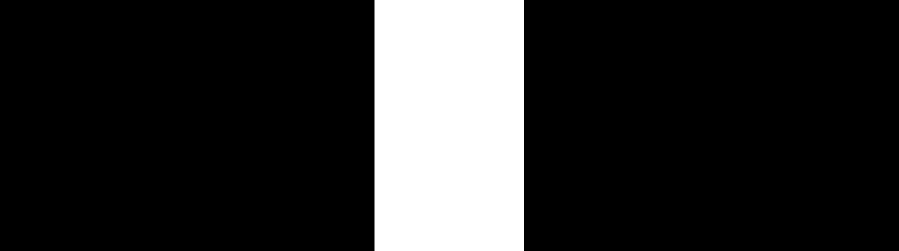
#> input picture designfiles/waveguide3_2_small.png, 899 x 251 px, found by its file name
$ jupyter execute --allow-errors disorder-roughedges.ipynb   (shell and % lines are left out)
#> lines starting #> are read from the running program, lines starting #| are printed output that depends on the picture
[cell 1]
import matplotlib.pyplot as plt
import kwant
import numpy as np
import scipy
import scipy.ndimage
import scipy.linalg as la
from types import SimpleNamespace

[cell 2]
designfile = '/home/nefta/thesis/designfiles/waveguide3_2_small.png'
topgate = 1 - scipy.ndimage.imread(designfile, mode='L')/ 255
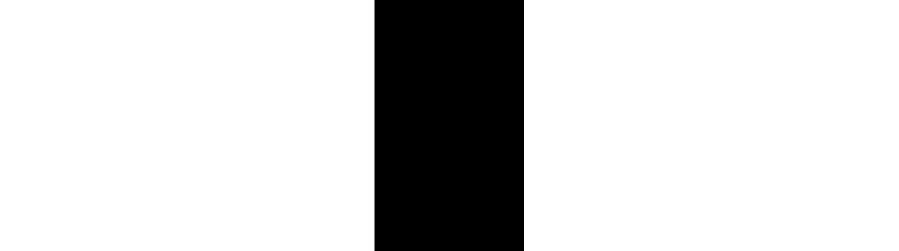
#> topgate: shape (251, 899) float64; min 0, max 1, mean 0.834
decay = 15
topgate_gauss = scipy.ndimage.gaussian_filter(topgate, decay)
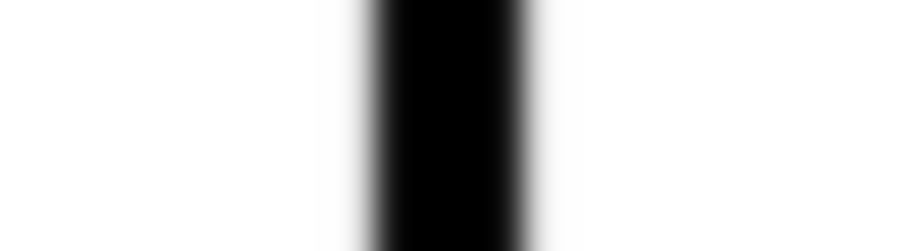
#> topgate_gauss: shape (251, 899) float64; min 0, max 1, mean 0.834
plt.imshow(topgate_gauss)
#scattering_region = np.fliplr(1 - scipy.ndimage.imread(
#    '/home/nefta/thesis/designfiles/scatteringRegion.png', mode='L').T / 255)
scattering_region = np.ones(topgate.shape)

[cell 3]
plt.imshow(scattering_region)
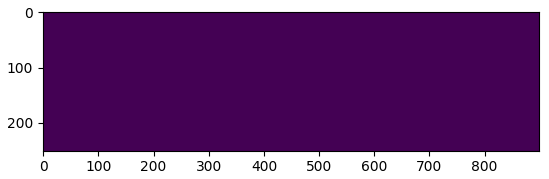
#> figure drawn by matplotlib, 1 panel

#> (a cell that did not finish here is left out)

[cell 5]
delta = 1.0
T = delta / 2
eta = 2.5
gamma = 0.4
at = 5
a = 0.4

#depth = 20
#size = 0.5

### zigzag edge

from math import sqrt

sin30, cos20 = sin30, cos30 = (1/2, sqrt(3)/2)
bilayer = kwant.lattice.general([(at*1, 0), (at*sin30, at*cos30)],
                                 [(0, 0), (0, at/sqrt(3)),
                                  (0, 0), (at/2, at/(2*sqrt(3)))])

a1, b1, a2, b2 = bilayer.sublattices

hoppings1 = (((0, 0), a1, b1), ((-1, 1), a1, b1), ((0, 1), a1, b1))
hoppings2 = (((0,0), a2, b2), ((1,0), a2, b2), ((0, 1), a2, b2))

potential = scipy.interpolate.RectBivariateSpline(
    x=(a*np.arange(topgate_gauss.shape[0])),
    y=(a*np.arange(topgate_gauss.shape[1])),
    z=topgate_gauss,
    kx=1,
    ky=1,
)

### armchair edge

#> (a cell that did not finish here is left out)

[cell 7]
# [36 lines left out: functions onsite, onsite_lead, geomShape, hop_intra_layer, not called in this run]

def hop_inter_layer(site1, site2, par):
    return -par.gamma1

def hop_intra_layer_lead(site1, site2, par):
    return -par.t

def hop_inter_layer_lead(site1, site2, par):
    return -par.gamma1

# [17 lines left out: functions leadShape1, leadShape2, not called in this run]

def trs(m):
    return m.conj()

class TRIInfiniteSystem(kwant.builder.InfiniteSystem):
    # [12 lines left out: functions __init__, modes, not called in this run]

[cell 8]
# [46 lines left out: function make_edges_rough, not called in this run]

[cell 9]
def make_system_zigzag():
    scat_width, scat_length = scattering_region.shape

    sys = kwant.Builder()
    sys[bilayer.shape(geomShape, (0.5*a*scat_width, 0.5*a*scat_length))] = onsite
    sys[[kwant.builder.HoppingKind(*hopping) for hopping in hoppings1]] = hop_intra_layer
    sys[[kwant.builder.HoppingKind(*hopping) for hopping in hoppings2]] = hop_intra_layer
    sys[kwant.builder.HoppingKind((0, 0), a1, b2) ] = hop_inter_layer

    sym1 = kwant.TranslationalSymmetry(bilayer.vec((-1,0))) #zigzag
    sym1.add_site_family(a1, other_vectors=[(-1, 2)])
    sym1.add_site_family(b1, other_vectors=[(-1, 2)])
    sym1.add_site_family(a2, other_vectors=[(-1, 2)])
    sym1.add_site_family(b2, other_vectors=[(-1, 2)])

    lead_1 = kwant.Builder(sym1)
    lead_1[bilayer.shape(leadShape1, (0, 0.5*a*scat_length))] = onsite_lead
    lead_1[[kwant.builder.HoppingKind(*hopping) for hopping in hoppings1]] = hop_intra_layer_lead
    lead_1[[kwant.builder.HoppingKind(*hopping) for hopping in hoppings2]] = hop_intra_layer_lead
    lead_1[kwant.builder.HoppingKind((0, 0), a1, b2)] = hop_inter_layer_lead

    sym2 = kwant.TranslationalSymmetry(bilayer.vec((1, 0))) #zigzag
    sym2.add_site_family(a1, other_vectors=[(1, -2)])
    sym2.add_site_family(b1, other_vectors=[(1, -2)])
    sym2.add_site_family(a2, other_vectors=[(1, -2)])
    sym2.add_site_family(b2, other_vectors=[(1, -2)])

    lead_2 = kwant.Builder(sym2)
    lead_2[bilayer.shape(leadShape2, (0, 0.5*a*scat_length))] = onsite_lead
    lead_2[[kwant.builder.HoppingKind(*hopping) for hopping in hoppings1]] = hop_intra_layer_lead
    lead_2[[kwant.builder.HoppingKind(*hopping) for hopping in hoppings2]] = hop_intra_layer_lead
    lead_2[kwant.builder.HoppingKind((0,0), a1, b2)] = hop_inter_layer_lead

    sys.attach_lead(lead_1)
    sys.attach_lead(lead_2)
    #sys = make_edges_rough(sys, depth, size)
    sys = sys.finalized()
    sys.leads = [TRIInfiniteSystem(lead, trs) for lead in sys.leads]

    return(sys)

[cell 10]
def make_system_armchair():
    system = kwant.Builder()
    scat_width = scattering_region.shape[0]
    scat_length = scattering_region.shape[1]

    system[bilayer.shape(geomShape, (0.5*a*scat_width, 0.5*a*scat_length))] = onsite
    system[[kwant.builder.HoppingKind(*hopping) for hopping in hoppings1]] = hop_intra_layer
    system[[kwant.builder.HoppingKind(*hopping) for hopping in hoppings2]] = hop_intra_layer
    system[kwant.builder.HoppingKind((0, 0), a1, b2) ] = hop_inter_layer

    trans_sym_1 = kwant.TranslationalSymmetry(bilayer.vec((-2, 1)))
    lead_1 = kwant.Builder(trans_sym_1)
    lead_1[bilayer.shape(leadShape1, (0, 0.5*a*scat_length))] = onsite_lead
    lead_1[[kwant.builder.HoppingKind(*hopping) for hopping in hoppings1]] = hop_intra_layer_lead
    lead_1[[kwant.builder.HoppingKind(*hopping) for hopping in hoppings2]] = hop_intra_layer_lead
    lead_1[kwant.builder.HoppingKind((0, 0), a1, b2)] = hop_inter_layer_lead

    trans_sym_2 = kwant.TranslationalSymmetry(bilayer.vec((2, -1))) #?
    lead_2 = kwant.Builder(trans_sym_2)
    lead_2[bilayer.shape(leadShape2, (0, 0.5*a*scat_length))] = onsite_lead
    lead_2[[kwant.builder.HoppingKind(*hopping) for hopping in hoppings1]] = hop_intra_layer_lead
    lead_2[[kwant.builder.HoppingKind(*hopping) for hopping in hoppings2]] = hop_intra_layer_lead
    lead_2[kwant.builder.HoppingKind((0, 0), a1, b2)] = hop_inter_layer_lead

    system.attach_lead(lead_1)
    system.attach_lead(lead_2)
    system = make_edges_rough(system, depth, size)
    system = system.finalized()
    system.leads = [TRIInfiniteSystem(lead, trs) for lead in system.leads]#
    return(system)

[cell 11]
depth = 25
size = 0.4
#> (the rest of this cell did not finish here and is left out)

[cell 12]
result_zero_splitgate = []
size = 0.3
#> (the rest of this cell did not finish here and is left out)

[cell 13]
fig, ax = plt.subplots()
ax.plot(result_zero_splitgate, linestyle='None', marker='o')
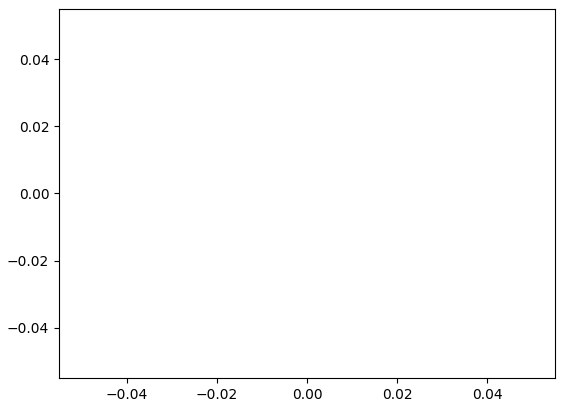
#> figure drawn by matplotlib, 1 panel
